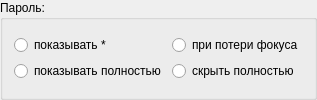
                      <widget class="QGroupBox" name="groupBox_5">
                       <property name="title">
                        <string>Пароль:</string>
                       </property>
                       <layout class="QVBoxLayout" name="verticalLayout_2">
                        <item>
                         <layout class="QGridLayout" name="gridLayout_2">
                          <item row="0" column="1">
                           <widget class="QRadioButton" name="rb_passEcho">
                            <property name="text">
                             <string>при потери фокуса</string>
                            </property>
                           </widget>
                          </item>
                          <item row="0" column="0">
                           <widget class="QRadioButton" name="rb_pass">
                            <property name="text">
                             <string>показывать *</string>
                            </property>
                           </widget>
                          </item>
                          <item row="1" column="0">
                           <widget class="QRadioButton" name="rb_passNormal">
                            <property name="text">
                             <string>показывать полностью</string>
                            </property>
                           </widget>
                          </item>
                          <item row="1" column="1">
                           <widget class="QRadioButton" name="rb_passNoEcho">
                            <property name="text">
                             <string>скрыть полностью</string>
                            </property>
                           </widget>
                          </item>
                         </layout>
                        </item>
                       </layout>
                      </widget>
